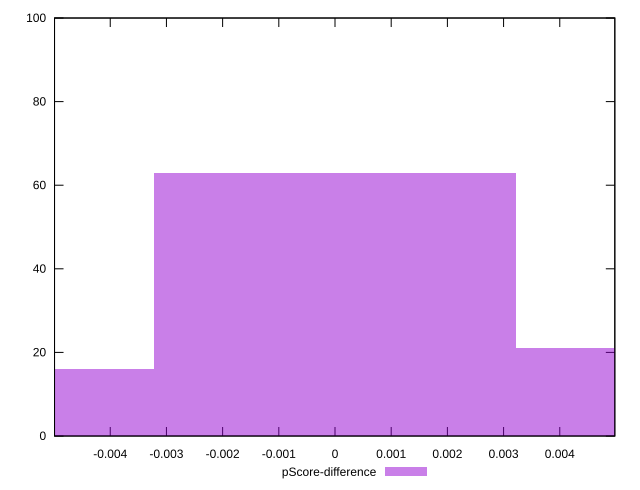

This figure's gnuplot source:
reset

$pScoreDifference <<EOF
0.006451986456249776 21
0 63
-0.006451986456249776 16
EOF

set key outside below
set boxwidth 0.006451986456249776
set xrange [-0.00499142854048143:0.004979738931838264]
set yrange [0:100]
set trange [0:100]
set style fill transparent solid 0.5 noborder
set terminal svg size 640, 490 enhanced background rgb 'white'
set output "reprap/interactive/samples/pages+cached+noexternal+nomedia+nocss+nojs/pScore-difference/histogram.svg"

plot $pScoreDifference title "pScore-difference" with boxes

reset
